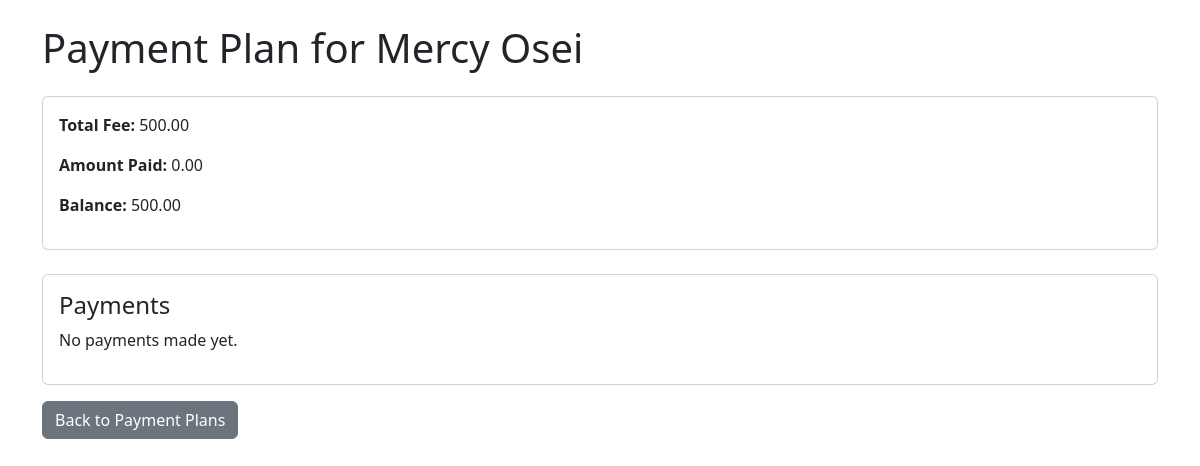
Page /books/payment-plans/6/ (signed in) on the earlier database version.
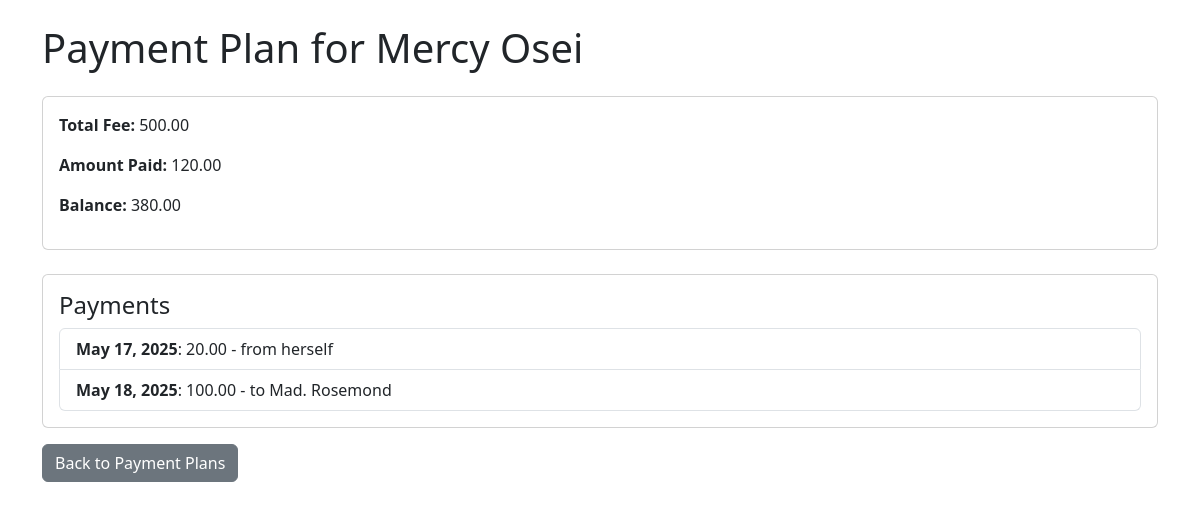
Same page on the later database version.
### book_store/models.py (models this page shows, shortened)
class PaymentPlan(models.Model):
    student = models.OneToOneField(Student, on_delete=models.CASCADE, related_name='payment_plan')
    total_fee = models.DecimalField(max_digits=10, decimal_places=2)
    amount_paid = models.DecimalField(max_digits=10, decimal_places=2, default=Decimal('0.00'))
    balance = models.DecimalField(max_digits=10, decimal_places=2, default=Decimal('0.00'))

class Student(models.Model):
   name = models.CharField(max_length=100)
   age = models.IntegerField()
   grade = models.IntegerField()
   guardian_name = models.CharField(max_length=100)
   guardian_address = models.TextField()
   headteacher = models.ForeignKey('HeadTeacher', on_delete=models.PROTECT, related_name='students')
   fee_structure = models.ForeignKey(FeeStructure, on_delete=models.SET_NULL, null=True, blank=True)

class Payment(models.Model):
    payment_plan = models.ForeignKey(PaymentPlan, on_delete=models.CASCADE, related_name='payments')
    amount = models.DecimalField(max_digits=10, decimal_places=2)
    date = models.DateField(auto_now_add=True)
    description = models.CharField(max_length=200, blank=True)

### book_store/views.py (the view)
# urls.py: path('payment-plans/<int:pk>/', PaymentPlanDetailView.as_view(), name='payment_plan_detail'),
class PaymentPlanDetailView(LoginRequiredMixin, DetailView):
    model = PaymentPlan
    template_name = 'students/payment_plan_detail.html'
    context_object_name = 'payment_plan'

### book_store/templates/students/payment_plan_detail.html (shortened to what this page needs)
<!DOCTYPE html>
<html lang="en">
<head>
 <link href="https://cdn.jsdelivr.net/npm/bootstrap@5.3.0/dist/css/bootstrap.min.css" rel="stylesheet">
</head>
<body>
 <div class="container mt-4">
  <h1 class="mb-4">Payment Plan for {{ payment_plan.student.name }}</h1>
  <div class="card mb-4">
   <div class="card-body">
    <p><strong>Total Fee:</strong> {{ payment_plan.total_fee }}</p>
    <p><strong>Amount Paid:</strong> {{ payment_plan.amount_paid }}</p>
    <p><strong>Balance:</strong> {{ payment_plan.balance }}</p>
   </div>
  </div>
  <div class="card">
   <div class="card-body">
    <h4 class="card-title">Payments</h4>
    {% if payment_plan.payments.all %}
    <ul class="list-group">
     {% for payment in payment_plan.payments.all %}
     <li class="list-group-item">
      <strong>{{ payment.date }}</strong>: {{ payment.amount }} - {{ payment.description }}
     </li>
     {% endfor %}
    </ul>
    {% else %}
    <p>No payments made yet.</p>
    {% endif %}
   </div>
  </div>
  <a href="{% url 'payment_plan_list' %}" class="btn btn-secondary mt-3">Back to Payment Plans</a>
 </div>
</body>
</html>

Differences in the rows shown:
changed PaymentPlan "Mercy Osei": amount_paid "0.00" → "120.00"; balance "500.00" → "380.00"
added Payment: date "May 17, 2025", amount "20.00", description "from herself"
added Payment: date "May 18, 2025", amount "100.00", description "to Mad. Rosemond"
Other differences:
text no longer shown: "No payments made yet."
